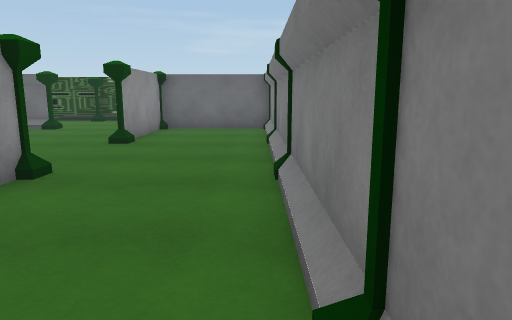
[1] (above)

22 first-person views from a walk through a Unity game level. The camera is 1.2 m above the floor, tilts 10° down and sees 70° across. The floor is counted in squares, 1 m on a side. Each view is taken from the middle of a square. On the plan, view 1 faces up. The plan holds only what a view shows up to about 15 squares ahead; the rest is blank. The place goes on beyond the plan.

[2]
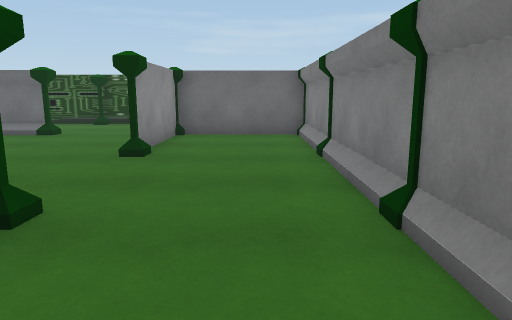

[3]
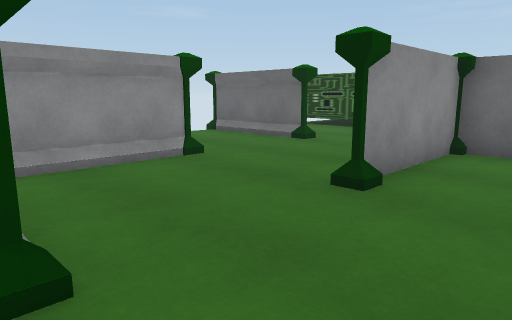

[4]
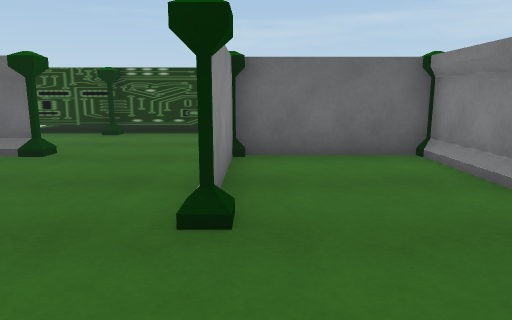

[5]
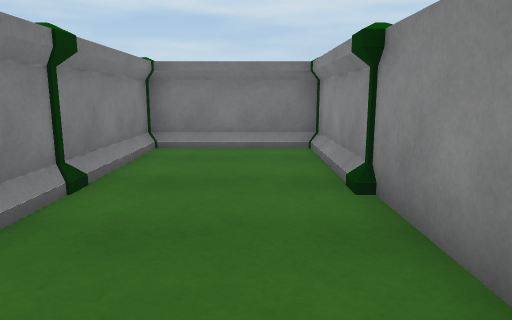

[6]
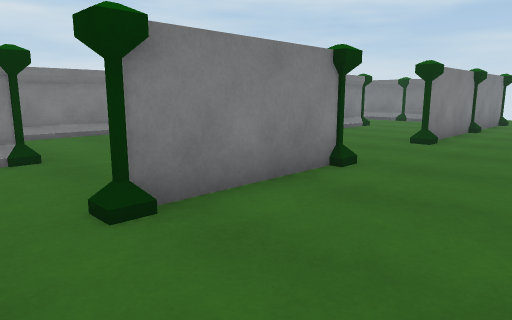

[7]
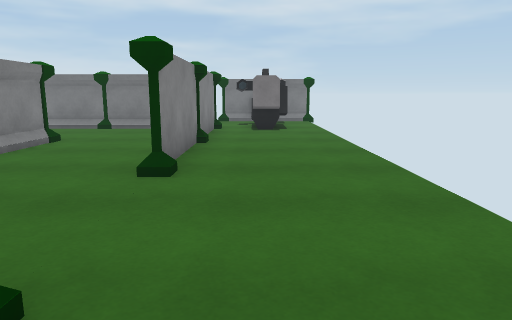

[8]
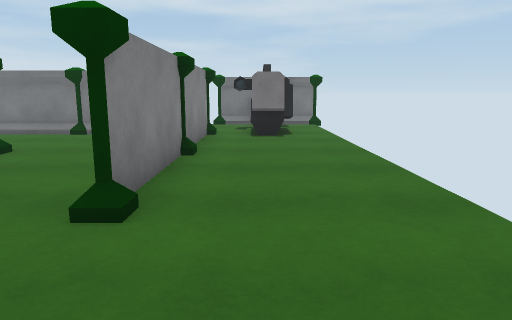

[9]
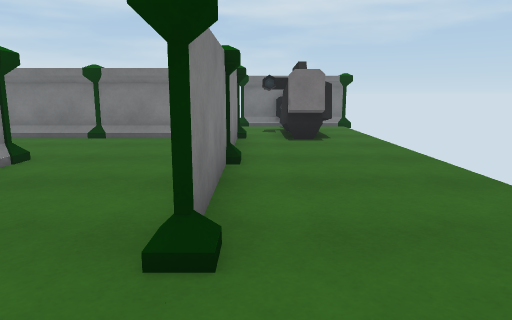

[10]
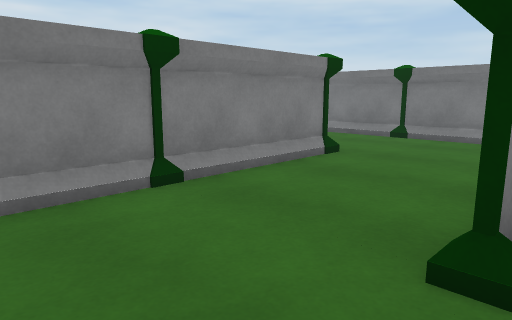

[11]
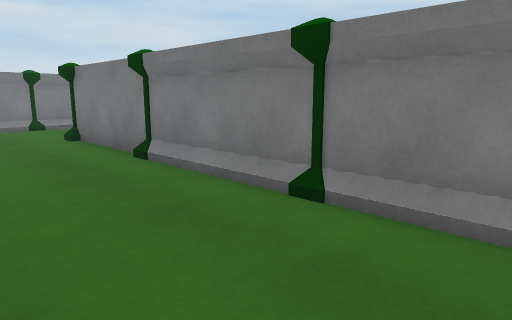

[12]
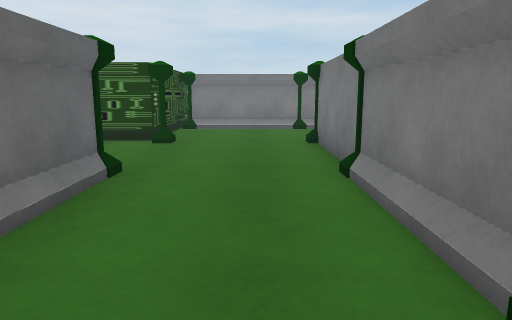

[13]
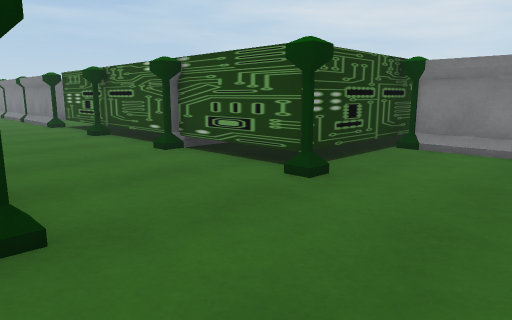

[14]
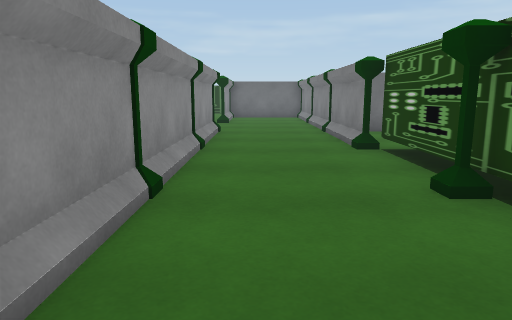

[15]
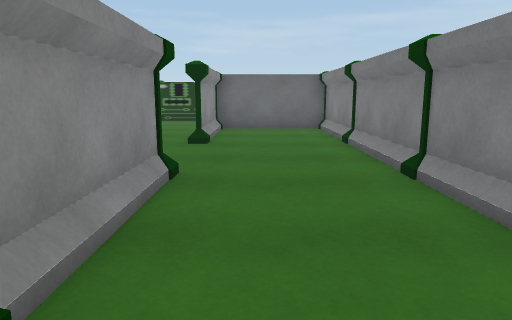

[16]
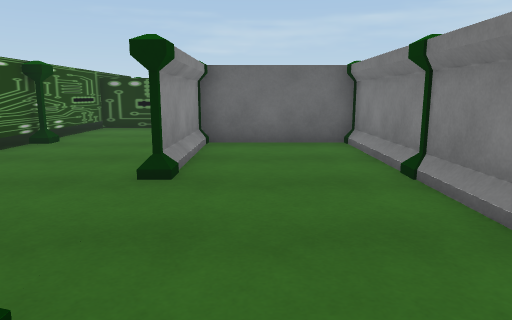

[17]
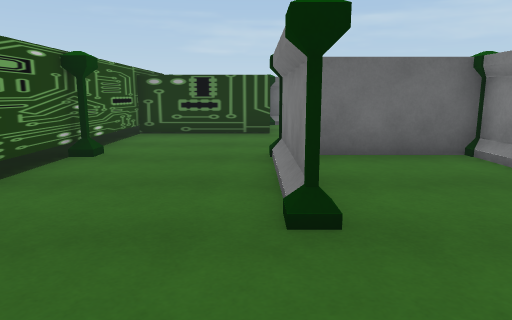

[18]
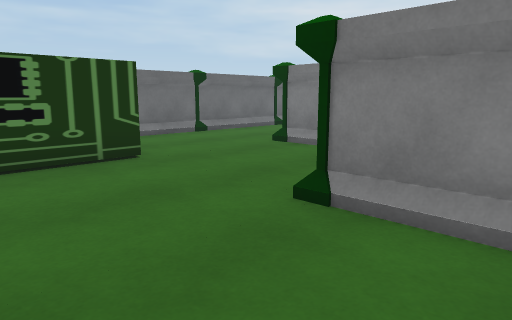

[19]
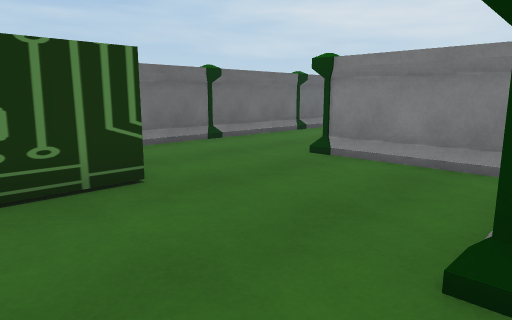

[20]
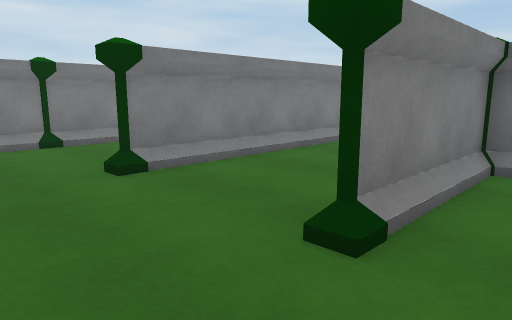

[21]
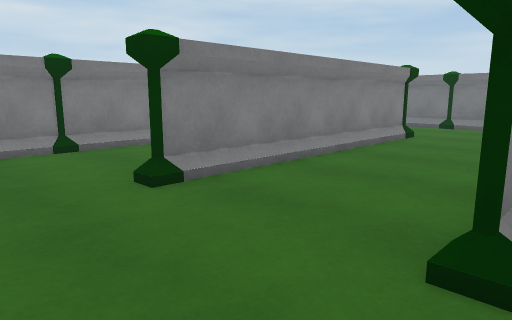

[22]
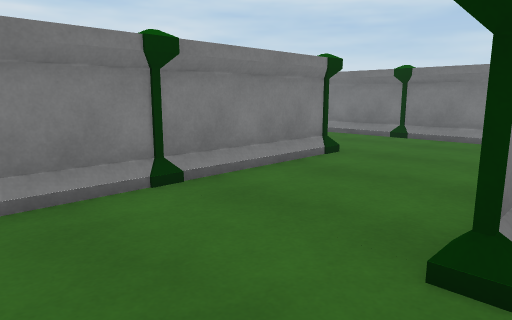

### Floor plan
Points are (right, up) in squares from view 1. A wall is a line through its corners. A room is listed if a view was taken in it or the views show most of it. See-through windows are left out.
Room 1 (views 1, 2, 3, 4, 5, 6, 7, 8, 9, 10, 11, 12, 13, 14, 15, 16, 17, 18, 19, 20, 21, 22)
walls: (0.5, 9.6) (0.5, 13.4) (-3.5, 13.4) (-3.5, 9.6); (0.5, 5.5) (0.5, 8.5) (0.5, 5.6); (0.5, 4.3) (0.5, 2.9); (-3.5, 5.4) (-3.5, 1.8); (4.5, 9.6) (4.5, 13.4); (0.5, 13.4) (0.5, 9.8); (0.5, 1.5) (0.5, 4.5); (4.5, 13.5) (4.5, 16.5); (-3.5, 1.5) (-3.5, 3.4); (-7.5, 8.2) (-7.5, 6.2); (-7.5, 5.4) (-7.5, 8.6); (-3.5, 0.6) (-3.5, -2.5) (-3.5, 0.6); (-7.5, 13.4) (-11.5, 13.4); (0.5, 17.8) (0.5, 21.4) (0.5, 17.6); (8.5, 13.4) (10.1, 13.4); (0.5, -2.5) (0.5, 0.6); (4.5, 17.5) (4.5, 24.6); (-4.8, 17.7) (-10, 17.7); (-2.5, -2.6) (-0.5, -2.6) (-1.8, -2.6); (8.5, 17.5) (8.5, 24.6); (10.4, 17.4) (12.5, 17.4); (4.5, 21.4) (0.5, 21.4); (10.2, -2.2) (4.8, -2.2) (4.8, 8.5); (0.4, -6.6) (4.5, -6.6); (-3.6, -6.6) (-0.5, -6.6); (-5.6, -6.6) (-4.5, -6.6); (-7.5, -6.6) (-7.5, 0.6); (8.5, -6.5) (8.5, -3.5); (0.5, 25.7) (-3.7, 25.7) (-3.7, 19.1); (8.5, -7.9) (8.5, -7.4); (12.5, 21.5) (12.5, 24.6); (-8.5, -10.6) (-7.5, -10.6); (12.5, 25.5) (12.5, 27.4); (4.5, 29.4) (2.4, 29.4); (8.5, 29.4) (5.4, 29.4); (10.2, 29.4) (9.4, 29.4)
ways out: opening at (1, 28)
objects: pillar (-12, -11) to (-11, -10); pillar (-12, 13) to (-12, 14); other object (-10, -11) to (-8, -6); pillar (-8, -7); pillar (-8, -3) to (-7, -3); pillar (-8, 1) to (-7, 1); pillar (-8, 5); pillar (-8, 9) to (-7, 9); pillar (-8, 17); pillar (-7, -11); pillar (-7, 13); pillar (-4, -7); pillar (-4, -3) to (-3, -3); pillar (-4, 1) to (-3, 1); pillar (-4, 9) to (-3, 9); pillar (-4, 13); pillar (-3, 5); pillar (-3, 21); pillar (0, -7); pillar (0, -3) to (1, -3); pillar (0, 1) to (1, 1); pillar (0, 5) to (1, 5); pillar (0, 9) to (1, 9); pillar (0, 13); pillar (0, 17) to (1, 17); pillar (0, 21); pillar (4, -3) to (5, -3); pillar (4, 1); pillar (4, 5) to (5, 5); pillar (4, 9) to (5, 9); pillar (4, 13); pillar (4, 17) to (5, 17); pillar (4, 21); pillar (4, 29) to (5, 30); pillar (5, -7); pillar (5, 25); pillar (8, -7) to (9, -7); pillar (8, 13); pillar (8, 17) to (9, 17); pillar (8, 29) to (9, 30); pillar (9, -3); pillar (9, 25); pillar (12, 21) to (13, 21); pillar (12, 25) to (13, 25); pillar (13, 17)

Positions as (right, up) in squares from view 1, and headings:
1: (0, 0), facing up
2: (-1, 2), facing up
3: (-1, 5), facing up-left
4: (-3, 6), facing up
5: (-2, 6), facing down
6: (-11, 11), facing down-right
7: (-9, 7), facing down
8: (-9, 5), facing down
9: (-8, 4), facing down
10: (-8, 4), facing down-right
11: (-6, -3), facing down-right
12: (-5, -5), facing right
13: (0, -6), facing up-right
14: (2, 1), facing up
15: (2, 8), facing up
16: (2, 12), facing up
17: (0, 14), facing up
18: (-3, 19), facing up-right
19: (-2, 21), facing up-right
20: (3, 28), facing down-right
21: (4, 28), facing down-right
22: (8, 28), facing down-right
